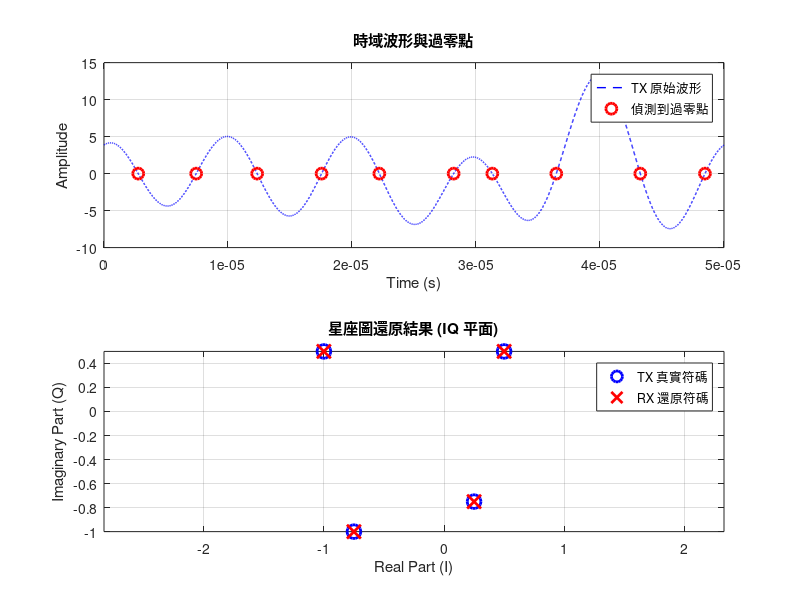

Here is the MATLAB script that generated this plot:
%% ZCD_Vieta_End_to_End_Simulation.m
clear; clc; close all;

disp('======================================================');
disp('   ZCD 零點遷移與韋達還原 端到端模擬 ');
disp('======================================================');

% ========================================================
% 1. 系統參數設定
% ========================================================
f0 = 20e3;              % 基頻 (20kHz)
M = 4;                  % 資料子載波數量 (M=4)
fs = 1000 * f0 * (M+1); 
T = 1/f0;               % 1 個 OFDM 符號的時間
t = 0 : 1/fs : T - 1/fs; 

% ========================================================
% 2. TX: 發射端 (零點遷移 Zero Relocation)
% ========================================================
% 原始複數符碼 (Data Symbols)
ak_truth = [0.5+0.5i; -1+0.5i; -0.75-1i; 0.25-0.75i];

% 計算零點遷移強載波，確保所有根落在單位圓上
% 最高次項必須大於等於所有係數總和的一半
aM_carrier = (sum(abs(ak_truth)) / 2) + 1; 

fprintf('\n[TX 端] 準備發射的訊號:\n');
for k=1:M
    fprintf('a%d : %6.4f %+.4fi\n', k, real(ak_truth(k)), imag(ak_truth(k)));
end
fprintf('強載波 aM : %.4f\n', aM_carrier);

% 生成實數時域波形 (具備共軛倒數特性)
s_tx = zeros(size(t));
for k = 1:M
    % 取實部等同於加入了 a_k 與 a_k* 的共軛對稱
    s_tx = s_tx + 2 * real(ak_truth(k) * exp(1j * 2*pi * k * f0 * t));
end
% 加入最高頻的強載波 (M+1)
rx_signal = s_tx + 2 * real(aM_carrier * exp(1j * 2*pi * (M+1) * f0 * t));


% ========================================================
% 4. RX: 接收端 (尋找過零點 ZCD)
% ========================================================
% 尋找正負交替的索引值 (模擬過零點檢測器)
idx = find(rx_signal(1:end-1) .* rx_signal(2:end) < 0);

% 線性內插，精準找出穿過 0 伏特的瞬間時間 tk
y1 = rx_signal(idx); 
y2 = rx_signal(idx+1);
t1 = t(idx); 
dt = 1/fs;
tk_measured = t1 + (0 - y1) ./ (y2 - y1) * dt;

expected_roots = 2 * (M + 1);
fprintf('\n[RX 端] ZCD 偵測: 找到 %d 個過零點 (理論應為 %d 個)\n', length(tk_measured), expected_roots);

% ========================================================
% 5. 韋達定理還原 (Vieta Reconstruction)
% ========================================================
% (A) 將時間映射為複數平面單位圓上的根 (Roots)
rk_measured = exp(1j * 2*pi * f0 * tk_measured);

% (B) 韋達定理展開成多項式 (MATLAB poly函數底層即為韋達定理)
p_recon = poly(rk_measured).';

% (C) 比例校正 (Scaling)
% 這裡展現了抗衰減魔法！接收端只要除以展開後的首項，並乘回已知的 TX 強載波
scale = aM_carrier / p_recon(1); 
p_scaled = p_recon * scale;

% (D) 提取出共軛係數並還原
% 取出中間偏右的部分，這對應到共軛倒數的訊號特徵
mid = (length(p_scaled) + 1) / 2;
conj_part = p_scaled(mid+1 : mid+M);
ak_recovered = conj(conj_part).'; % 轉置並取共軛

fprintf('\n[解調結果] 透過韋達定理還原的符碼 :\n');
for k=1:M
    fprintf('a%d : %6.4f %+.4fi (誤差: %.4e)\n', ...
        k, real(ak_recovered(k)), imag(ak_recovered(k)), abs(ak_truth(k)-ak_recovered(k)));
end

% ========================================================
% 6. 視覺化繪圖
% ========================================================
figure('Name', 'ZCD & Vieta Demodulation', 'Color', 'w');

subplot(2,1,1);
plot(t, rx_signal, 'b--', 'LineWidth', 1, 'DisplayName', 'TX 原始波形'); hold on;
plot(tk_measured, zeros(size(tk_measured)), 'ro', 'MarkerSize', 8, 'LineWidth', 2, 'DisplayName', '偵測到過零點');
title('時域波形與過零點');
xlabel('Time (s)'); ylabel('Amplitude');
legend('Location', 'best'); grid on;

subplot(2,1,2);
plot(real(ak_truth), imag(ak_truth), 'bo', 'MarkerSize', 10, 'LineWidth', 2, 'DisplayName', 'TX 真實符碼'); hold on;
plot(real(ak_recovered), imag(ak_recovered), 'rx', 'MarkerSize', 10, 'LineWidth', 2, 'DisplayName', 'RX 還原符碼');
title('星座圖還原結果 (IQ 平面)');
xlabel('Real Part (I)'); ylabel('Imaginary Part (Q)');
legend('Location', 'best'); grid on; axis equal;
